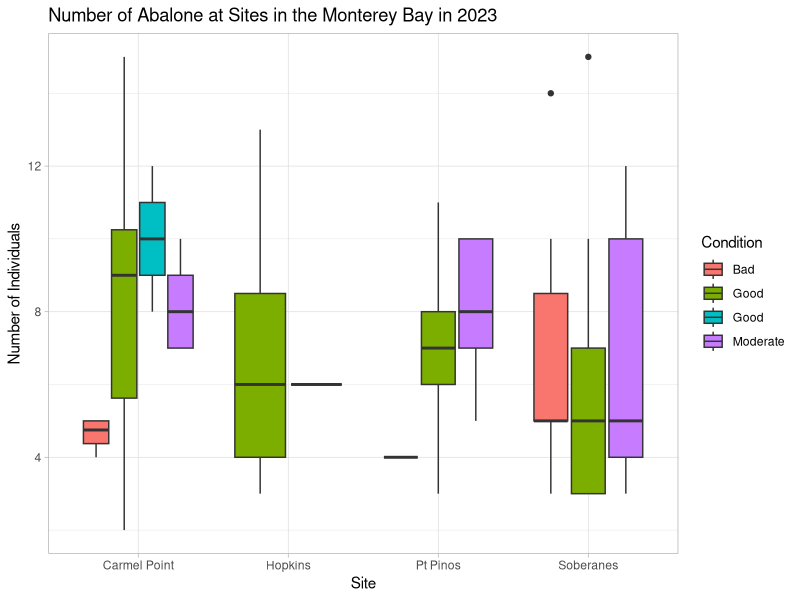
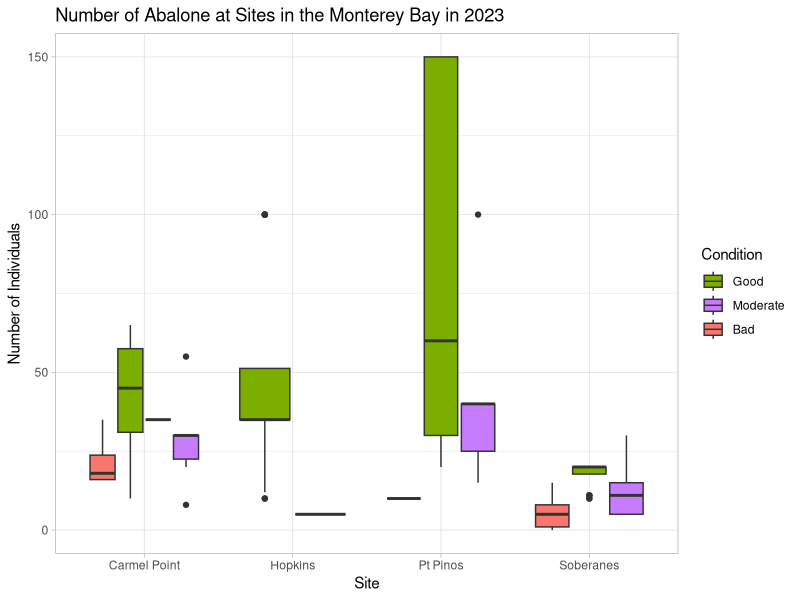
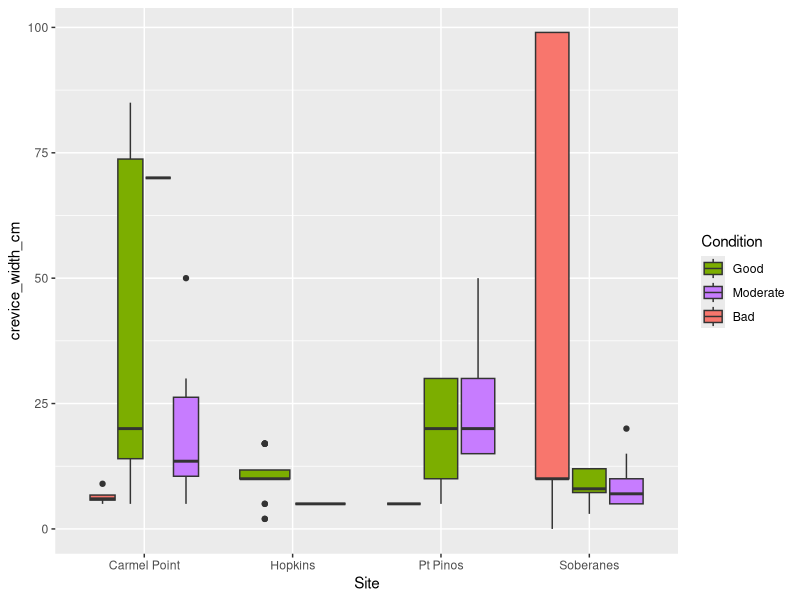
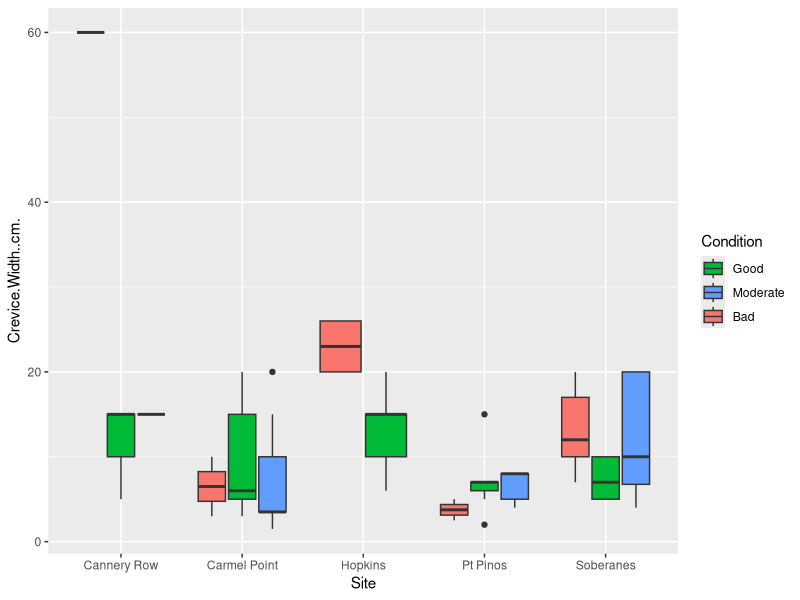
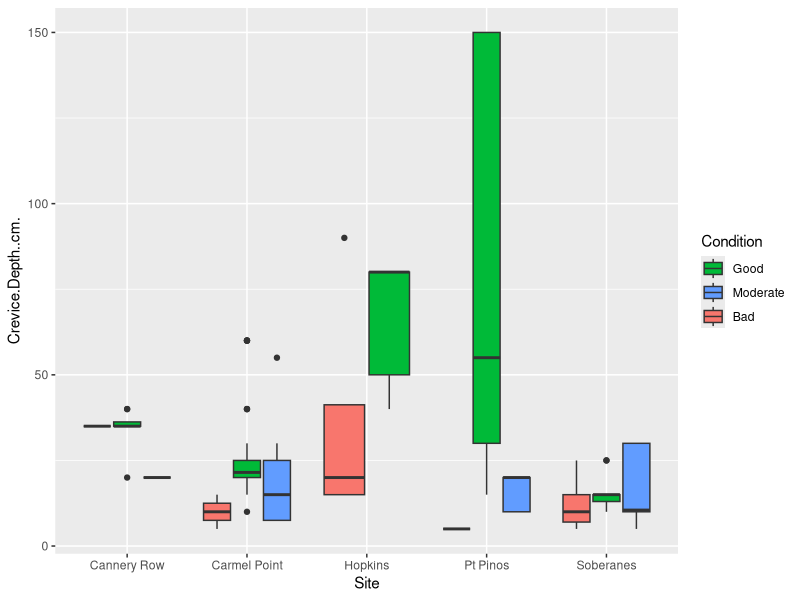
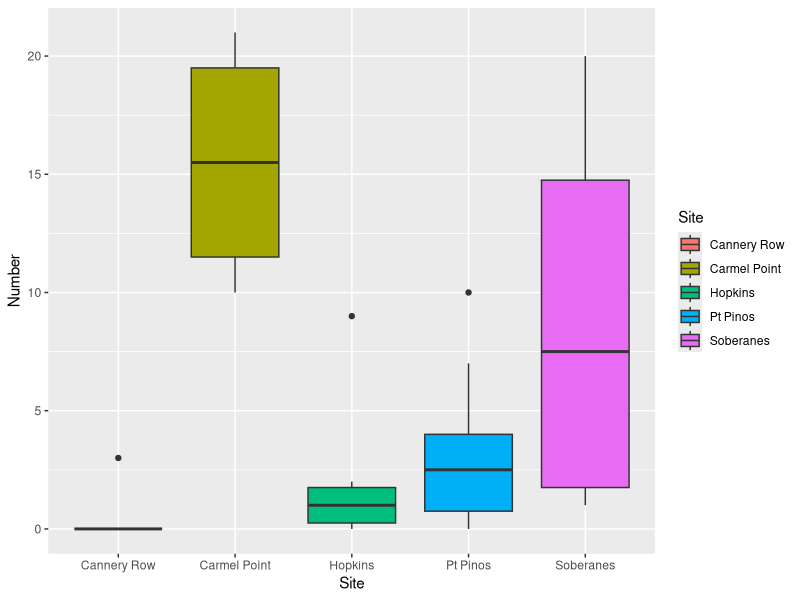
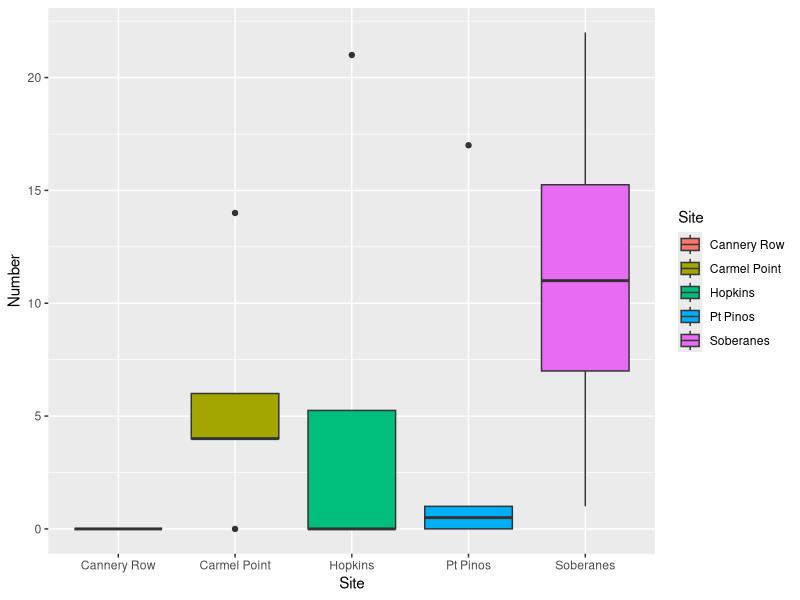
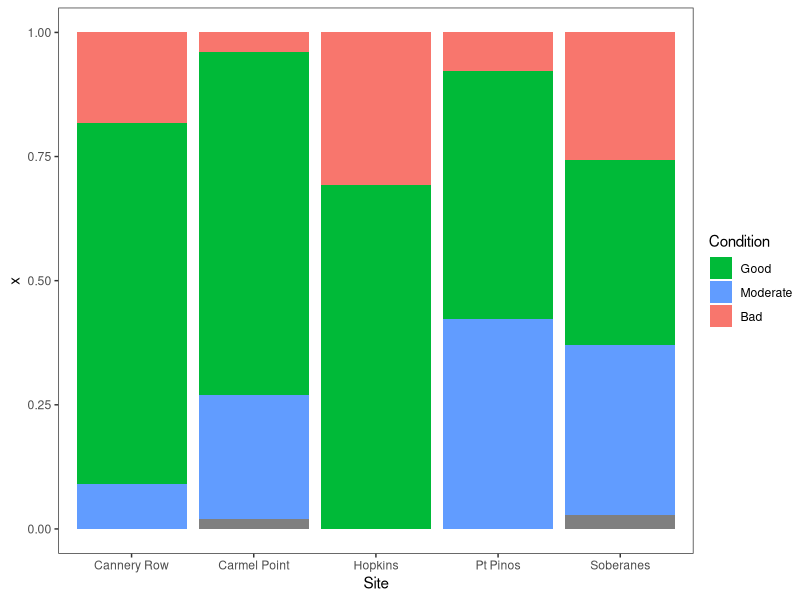

Recreate these plots in R, in order.
## ---- chunk 1
#|label: setup
#|include: FALSE
knitr::opts_chunk$set(echo = TRUE)
## ---- chunk 2
#| label: load-packages
library(tidyverse)
library(ggplot2)
library(dplyr)
library(tidyr)
## ---- chunk 3
#| label: load-data
crevice <- read.csv("abcd/AbaloneCrevices445_2026 - Crevice data.csv")
totals <- read.csv("abcd/AbaloneCrevices_445_InvertTransects_2026 - Transect Totals.csv")
sizes <- read.csv("abcd/AbaloneCrevices_445_InvertTransects_2026 - Transect Sizes.csv")
spatial <- read.csv("abcd/AbaloneCrevices_445_InvertTransects_2026 - Spatial.csv")
validation <- read.csv("abcd/AbaloneCrevices_445_InvertTransects_2026 - Data Validation.csv")
## ---- chunk 4
#| label: selecting-columns-for-crevice-dataset
crevice |>
  select(1, 5:8)
## ---- chunk 5
#| label: selecting-columns-for-abalone-totals-dataset
totals.ab <- totals |>
   filter(Species == "H. cracherodii" ) |>
  select(1,9:10)
totals.ab
## ---- chunk 6
#| label: selecting-columns-for-abalone-sizes-dataset
sizes.ab <- sizes |>
     filter(Species == "H. cracherodii" ) |>
  filter(Species == "H. cracherodii") |>
  select(1,8,10:11,13:14) |> 
   group_by(Site, Condition) |>
   mutate(Condition = recode(Condition, "Mod" = "Moderate"))

sizes.ab
## ---- chunk 7
#| label: boxplot-for-site-by-size-with-condition-as-fill
ggplot(sizes.ab, aes(x = Site, y = Size..cm., fill = Condition)) +
  geom_boxplot() +
labs(title = "Number of Abalone at Sites in the Monterey Bay in 2023",
x = "Site",
y = "Number of Individuals") +
  theme_light()
## ---- chunk 8
#| label: recode-moderate-condition
sizes2026 <- sizes |> 
  filter(Species == "H. cracherodii") |>
  select(1,8,10:11,13:14) |> 
   group_by(Site, Condition) |>
   mutate(Condition = recode(Condition, "Mod" = "Moderate")) |> 
  summarize(x = n()) |>
  ungroup()
## ---- chunk 9
#| label: crevice-width-depth-2026
#box plot for Site by Size with Condition as the Fill
ggplot(sizes.ab, aes(x = Site, y = crevice_depth_cm, fill = Condition)) +
  geom_boxplot() +
labs(title = "Number of Abalone at Sites in the Monterey Bay in 2023",
x = "Site",
y = "Number of Individuals") +
  theme_light() +  scale_fill_discrete(breaks = c("Good", "Moderate", "Bad"))

ggplot(sizes.ab, aes(x = Site, y = crevice_width_cm, fill = Condition)) +
  geom_boxplot() +  scale_fill_discrete(breaks = c("Good", "Moderate", "Bad"))
## ---- chunk 10
#| label: totals-2023
totals23 <- read.csv("data/Transect_Totals_AbaloneAggregation_2023.csv") |>
  filter(Species == "H. cracherodii") |>
  select(1,9:10)
totals23
## ---- chunk 11
#Transect Sizes/Condition
sizes23 <- read.csv("data/Transect Sizes_AbaloneAggregation_2023.csv") |>
  filter(Species == "H. cracherodii" ) |>
  select(1,8,11:13,15)
sizes23

num23 <- read.csv("data/Transect Sizes_AbaloneAggregation_2023.csv") |>
  filter(Species == "H. cracherodii" ) |>
  select(1,3,8,11:13,15) |>
 group_by(Site,Condition) |>
  summarize(x = n()) |>
  ungroup()
## ---- chunk 12
#Crevice Width/Depth 2023
ggplot(sizes23, aes(x = Site, y = Crevice.Width..cm., fill = Condition)) +
  geom_boxplot() +  scale_fill_discrete(breaks = c("Good", "Moderate", "Bad"))

ggplot(sizes23, aes(x = Site, y = Crevice.Depth..cm., fill = Condition)) +
  geom_boxplot() + scale_fill_discrete(breaks = c("Good", "Moderate", "Bad"))
## ---- chunk 13
#Transect Totals 2023/2026
ggplot(totals23, aes(x = Site, y = Number, fill = Site)) +
  geom_boxplot()
ggplot(totals.ab, aes(x = Site, y = Number, fill = Site)) +
  geom_boxplot()

ggplot(num23, aes(x = Site, y = x, fill = Condition)) +
         geom_col(position = "fill")  +  theme_test() +
 scale_fill_discrete(breaks = c("Good", "Moderate", "Bad"))

ggplot(sizes2026, aes(x = Site, y = x, fill = Condition)) +
         geom_col(position = "fill") +
    theme_test() +
 scale_fill_discrete(breaks = c("Good", "Moderate", "Bad"))

## ---- chunk 14
#2026 Two-Way ANOVA Stats
Depth_aov <- aov(crevice_depth_cm~Condition*Site, data = sizes.ab)
summary(Depth_aov)

TukeyHSD(Depth_aov)

width_aov <- aov(crevice_width_cm~Condition*Site, data = sizes.ab)
summary(width_aov)

TukeyHSD(width_aov)
## ---- chunk 15
#2023 Two Way ANOVA Stats
Depth23_aov <- aov(Crevice.Width..cm.~Condition*Site, data = sizes23)
summary(Depth23_aov)

TukeyHSD(Depth23_aov)

width23_aov <- aov(Crevice.Depth..cm.~Condition*Site, data = sizes23)
summary(width23_aov)

TukeyHSD(width23_aov)
